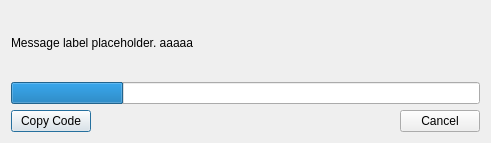
<?xml version="1.0" encoding="UTF-8"?>
<ui version="4.0">
 <class>MSALoginDialog</class>
 <widget class="QDialog" name="MSALoginDialog">
  <property name="geometry">
   <rect>
    <x>0</x>
    <y>0</y>
    <width>491</width>
    <height>143</height>
   </rect>
  </property>
  <property name="sizePolicy">
   <sizepolicy hsizetype="Fixed" vsizetype="Fixed">
    <horstretch>0</horstretch>
    <verstretch>0</verstretch>
   </sizepolicy>
  </property>
  <property name="windowTitle">
   <string>Add Microsoft Account</string>
  </property>
  <layout class="QVBoxLayout" name="verticalLayout">
   <item>
    <widget class="QLabel" name="label">
     <property name="text">
      <string notr="true">Message label placeholder.

aaaaa</string>
     </property>
     <property name="textFormat">
      <enum>Qt::RichText</enum>
     </property>
     <property name="openExternalLinks">
      <bool>true</bool>
     </property>
     <property name="textInteractionFlags">
      <set>Qt::LinksAccessibleByKeyboard|Qt::LinksAccessibleByMouse|Qt::TextBrowserInteraction|Qt::TextSelectableByKeyboard|Qt::TextSelectableByMouse</set>
     </property>
    </widget>
   </item>
   <item>
    <widget class="QProgressBar" name="progressBar">
     <property name="value">
      <number>24</number>
     </property>
     <property name="textVisible">
      <bool>false</bool>
     </property>
    </widget>
   </item>
   <item>
    <layout class="QHBoxLayout" name="horizontalLayout">
     <item>
      <widget class="QPushButton" name="copyCodeButton">
       <property name="text">
        <string>Copy Code</string>
       </property>
      </widget>
     </item>
     <item>
      <widget class="QDialogButtonBox" name="buttonBox">
       <property name="orientation">
        <enum>Qt::Horizontal</enum>
       </property>
       <property name="standardButtons">
        <set>QDialogButtonBox::Cancel</set>
       </property>
      </widget>
     </item>
    </layout>
   </item>
  </layout>
 </widget>
 <resources/>
 <connections/>
</ui>
